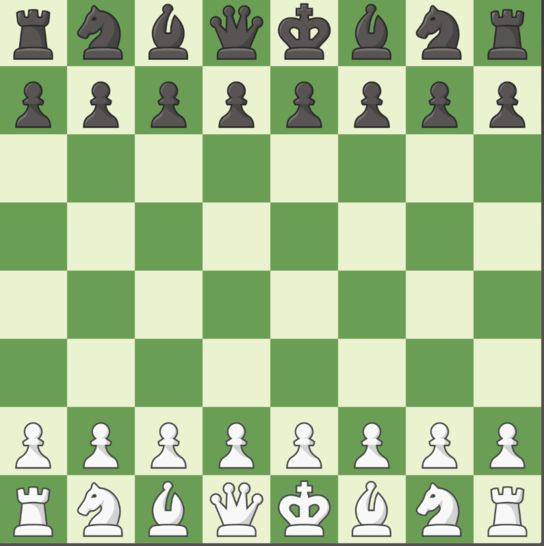
//> input picture images/chesscropped.PNG, 544 x 546 px
$ ./pawndetection1   (built with g++ and OpenCV 4)
//> lines starting //> are read from the running program, lines starting //| are printed output that depends on the picture; after the words box and inside, x2 and y2 are one past the last pixel; in counts of white or black regions, pixels touching at a corner belong together
#include "opencv2/highgui/highgui.hpp"
#include "opencv2/imgproc/imgproc.hpp"
#include "opencv2/core/core.hpp"
#include <iostream>
using namespace cv;
using namespace std;

int match_method;
int main()
{
 Mat img= imread("chesscropped.PNG",1);
//> img is the input picture: 546 rows x 544 cols, CV_8UC3; mean B, G, R 144.4, 189.9, 165.5
 Mat pawn = imread("raja.PNG",1);
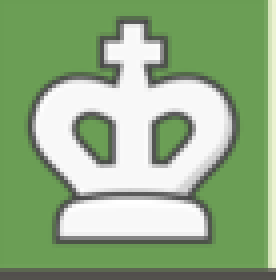
//> input picture images/raja.PNG, 69 x 70 px (shown 4 times larger)
//> pawn is the input picture: 70 rows x 69 cols, CV_8UC3; mean B, G, R 134.5, 174.6, 147.2
 imshow("Cropped portion1",img);
waitKey(0);
 Mat img1(img.rows, img.cols, CV_8UC1, Scalar(0));
Mat img2(img.rows, img.cols, CV_8UC1, Scalar(0));
Mat pawn1(pawn.rows, pawn.cols, CV_8UC1, Scalar(0));
 int rmax = 133, rmin = 105, gmin = 140, gmax = 191, bmax = 101, bmin = 0;
 int i, j;
	for (i = 0; i < img.rows; i++)
	{
	    for (j = 0; j < img.cols; j++)
		{
	    	 if ((img.at<Vec3b>(i, j)[2]>=rmin) && (img.at<Vec3b>(i, j)[2]<=rmax) && (img.at<Vec3b>(i, j)[1]>=gmin) && (img.at<Vec3b>(i, j)[1]<=gmax) &&          (img.at<Vec3b>(i, j)[0]>=bmin) && (img.at<Vec3b>(i, j)[0] <= bmax))
		    {
			    img.at<Vec3b>(i, j) ={255,255,255};
	             }
                   if((img.at<Vec3b>(i, j)[2]+img.at<Vec3b>(i, j)[1]+img.at<Vec3b>(i, j)[0])/3>127)
                     img1.at<uchar>(i,j)=255;
                   else
                     img1.at<uchar>(i,j)=0;
                  }
  	}
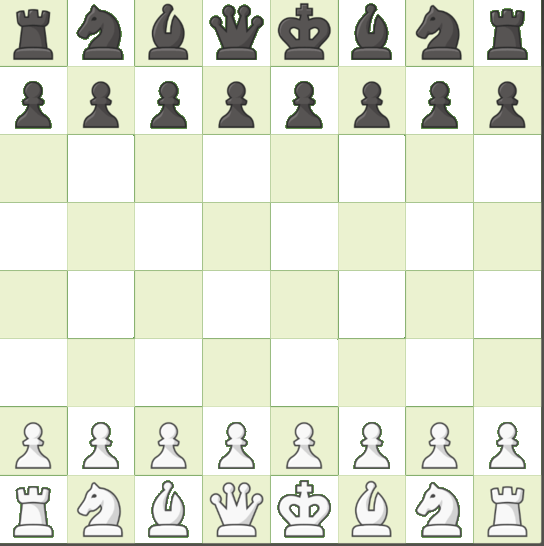
//> img: 546 rows x 544 cols, CV_8UC3; mean B, G, R 213, 229.1, 225.2
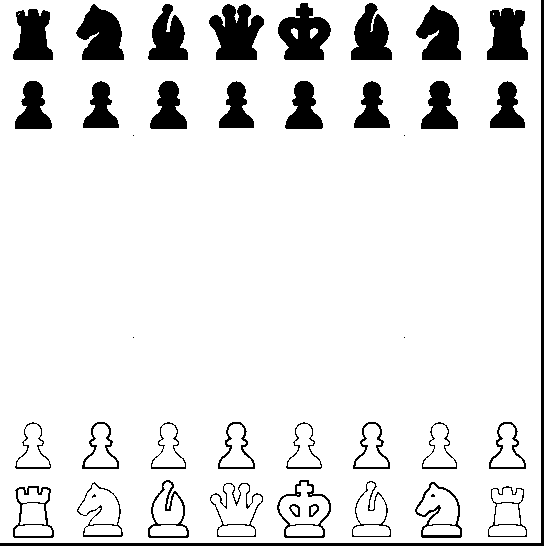
//> img1: 546 rows x 544 cols, CV_8UC1; 89.7% white; 41 black regions (6 under 20 px), largest, box (x1, y1, x2, y2) and area: (0, 0, 544, 546) 3261, (209, 4, 264, 60) 2066, (278, 3, 331, 60) 1923
	for (i = 0; i < pawn.rows; i++)
	{
	    for (j = 0; j < pawn.cols; j++)
		{
	    	 if ((pawn.at<Vec3b>(i, j)[2]>=rmin) && (pawn.at<Vec3b>(i, j)[2]<=rmax) && (pawn.at<Vec3b>(i, j)[1]>=gmin) && (pawn.at<Vec3b>(i, j)[1]<=gmax) &&          (pawn.at<Vec3b>(i, j)[0]>=bmin) && (pawn.at<Vec3b>(i, j)[0] <= bmax))
		    {
			    pawn.at<Vec3b>(i, j) ={255,255,255};
	             }
                   if((pawn.at<Vec3b>(i, j)[2]+pawn.at<Vec3b>(i, j)[1]+pawn.at<Vec3b>(i, j)[0])/3>127)
                     pawn1.at<uchar>(i,j)=255;
                   else
                     pawn1.at<uchar>(i,j)=0;
                  }
  	}
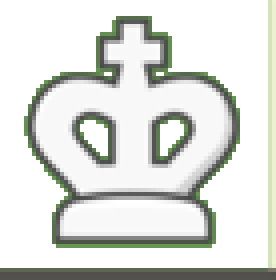
//> pawn: 70 rows x 69 cols, CV_8UC3 (shown 4 times larger); mean B, G, R 217.7, 222.1, 219.7
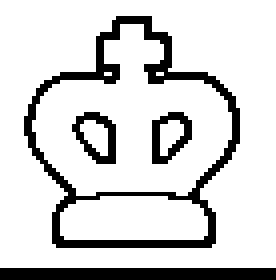
//> pawn1: 70 rows x 69 cols, CV_8UC1 (shown 4 times larger); 83.1% white; 4 black regions, box (x1, y1, x2, y2) and area: (6, 4, 60, 62) 480, (0, 67, 69, 70) 207, (18, 28, 29, 41) 64, (38, 28, 48, 41) 63
imshow("Cropped portion1",img1);
waitKey(0);
imshow("Cropped portion1",pawn1);
waitKey(0);

Point matchLoc;
  /// Create the result matrix
  int result_cols =  img1.cols - pawn1.cols + 1;
//> result_cols = 476
  int result_rows = img1.rows - pawn1.rows + 1;
//> result_rows = 477
 Mat result(img.rows,img.cols,CV_8UC1,Scalar(0));
  /// Do the Matching and Normalize
  matchTemplate( img1,pawn1, result, CV_TM_SQDIFF );
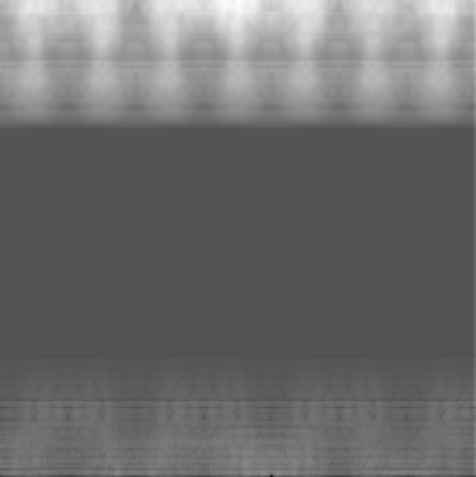
//> result: 477 rows x 476 cols, CV_32FC1; min 0, max 159441296, mean 69010096; drawn with min black and max white
  normalize( result, result, 0, 1, NORM_MINMAX, -1, Mat() );
  /// Localizing the best match with minMaxLoc
  double minVal; double maxVal; Point minLoc; Point maxLoc;

  minMaxLoc( result, &minVal, &maxVal, &minLoc, &maxLoc, Mat() );
//> minVal = 0; maxVal = 1; minLoc = Point(271, 476); maxLoc = Point(238, 1)
    if( match_method  == CV_TM_SQDIFF || match_method == CV_TM_SQDIFF_NORMED )
    { matchLoc = minLoc; }
//> matchLoc = Point(271, 476)
  else
    { matchLoc = maxLoc; }

  /// Show me what you got
  rectangle( img, matchLoc, Point( matchLoc.x + pawn1.cols , matchLoc.y + pawn1.rows ), Scalar::all(0), 2, 8, 0 );
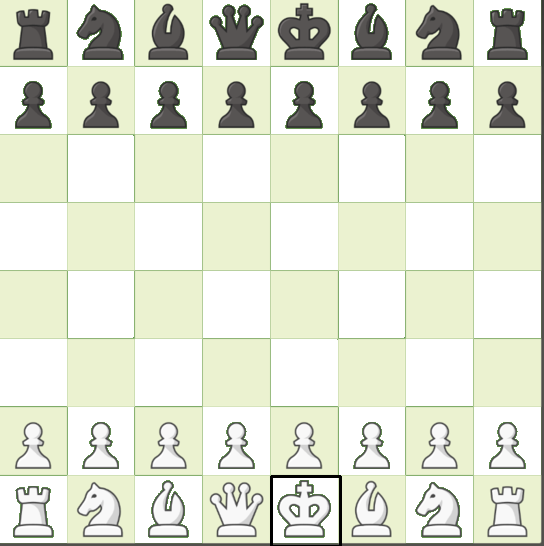
//> img: 546 rows x 544 cols, CV_8UC3; 0.23% of pixels changed, all inside (x1, y1, x2, y2) = (270, 475, 342, 546)
  //rectangle( result, matchLoc, Point( matchLoc.x + temp.cols , matchLoc.y + temp.rows ), Scalar::all(0), 2, 8, 0 );
imshow("Cropped portion1",img);
waitKey(0);


}
